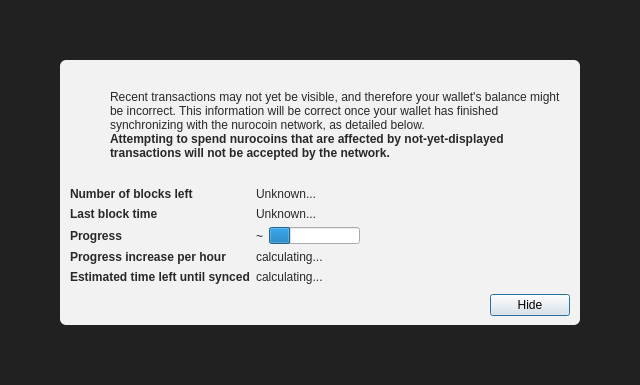
<?xml version="1.0" encoding="UTF-8"?>
<ui version="4.0">
 <class>ModalOverlay</class>
 <widget class="ModalOverlay" name="ModalOverlay">
  <property name="geometry">
   <rect>
    <x>0</x>
    <y>0</y>
    <width>640</width>
    <height>385</height>
   </rect>
  </property>
  <property name="windowTitle">
   <string>Form</string>
  </property>
  <layout class="QVBoxLayout" name="verticalLayout" stretch="0">
   <property name="sizeConstraint">
    <enum>QLayout::SetDefaultConstraint</enum>
   </property>
   <property name="leftMargin">
    <number>0</number>
   </property>
   <property name="topMargin">
    <number>0</number>
   </property>
   <property name="rightMargin">
    <number>0</number>
   </property>
   <property name="bottomMargin">
    <number>0</number>
   </property>
   <item>
    <widget class="QWidget" name="bgWidget" native="true">
     <property name="styleSheet">
      <string notr="true">#bgWidget { background: rgba(0,0,0,220); }</string>
     </property>
     <layout class="QVBoxLayout" name="verticalLayoutMain" stretch="1">
      <property name="leftMargin">
       <number>60</number>
      </property>
      <property name="topMargin">
       <number>60</number>
      </property>
      <property name="rightMargin">
       <number>60</number>
      </property>
      <property name="bottomMargin">
       <number>60</number>
      </property>
      <item>
       <widget class="QWidget" name="contentWidget" native="true">
        <property name="styleSheet">
         <string notr="true">#contentWidget { background: rgba(255,255,255,240); border-radius: 6px; }

QLabel { color: rgb(40,40,40);  }</string>
        </property>
        <layout class="QVBoxLayout" name="verticalLayoutSub" stretch="1,0,0,0">
         <property name="spacing">
          <number>0</number>
         </property>
         <property name="leftMargin">
          <number>10</number>
         </property>
         <property name="topMargin">
          <number>10</number>
         </property>
         <property name="rightMargin">
          <number>10</number>
         </property>
         <property name="bottomMargin">
          <number>10</number>
         </property>
         <item>
          <layout class="QHBoxLayout" name="horizontalLayoutIconText" stretch="0,1">
           <property name="topMargin">
            <number>20</number>
           </property>
           <item>
            <layout class="QVBoxLayout" name="verticalLayoutIcon">
             <property name="leftMargin">
              <number>0</number>
             </property>
             <item>
              <widget class="QPushButton" name="warningIcon">
               <property name="enabled">
                <bool>false</bool>
               </property>
               <property name="text">
                <string/>
               </property>
               <property name="icon">
                <iconset>
                 <normaloff>:/icons/warning</normaloff>
                 <disabledoff>:/icons/warning</disabledoff>:/icons/warning</iconset>
               </property>
               <property name="iconSize">
                <size>
                 <width>48</width>
                 <height>48</height>
                </size>
               </property>
               <property name="flat">
                <bool>true</bool>
               </property>
              </widget>
             </item>
             <item>
              <spacer name="verticalSpacerWarningIcon">
               <property name="orientation">
                <enum>Qt::Vertical</enum>
               </property>
               <property name="sizeHint" stdset="0">
                <size>
                 <width>20</width>
                 <height>40</height>
                </size>
               </property>
              </spacer>
             </item>
            </layout>
           </item>
           <item>
            <layout class="QVBoxLayout" name="verticalLayoutInfoText">
             <property name="leftMargin">
              <number>0</number>
             </property>
             <property name="topMargin">
              <number>0</number>
             </property>
             <item>
              <widget class="QLabel" name="infoText">
               <property name="text">
                <string>Recent transactions may not yet be visible, and therefore your wallet's balance might be incorrect. This information will be correct once your wallet has finished synchronizing with the nurocoin network, as detailed below.</string>
               </property>
               <property name="textFormat">
                <enum>Qt::RichText</enum>
               </property>
               <property name="wordWrap">
                <bool>true</bool>
               </property>
              </widget>
             </item>
             <item>
              <widget class="QLabel" name="infoTextStrong">
               <property name="font">
                <font>
                 <weight>75</weight>
                 <bold>true</bold>
                </font>
               </property>
               <property name="text">
                <string>Attempting to spend nurocoins that are affected by not-yet-displayed transactions will not be accepted by the network.</string>
               </property>
               <property name="textFormat">
                <enum>Qt::RichText</enum>
               </property>
               <property name="wordWrap">
                <bool>true</bool>
               </property>
              </widget>
             </item>
             <item>
              <spacer name="verticalSpacerInTextSpace">
               <property name="orientation">
                <enum>Qt::Vertical</enum>
               </property>
               <property name="sizeHint" stdset="0">
                <size>
                 <width>20</width>
                 <height>40</height>
                </size>
               </property>
              </spacer>
             </item>
            </layout>
           </item>
          </layout>
         </item>
         <item>
          <spacer name="verticalSpacerAfterText">
           <property name="orientation">
            <enum>Qt::Vertical</enum>
           </property>
           <property name="sizeHint" stdset="0">
            <size>
             <width>20</width>
             <height>40</height>
            </size>
           </property>
          </spacer>
         </item>
         <item>
          <layout class="QFormLayout" name="formLayout">
           <property name="fieldGrowthPolicy">
            <enum>QFormLayout::FieldsStayAtSizeHint</enum>
           </property>
           <property name="horizontalSpacing">
            <number>6</number>
           </property>
           <property name="verticalSpacing">
            <number>6</number>
           </property>
           <property name="topMargin">
            <number>10</number>
           </property>
           <item row="0" column="0">
            <widget class="QLabel" name="labelNumberOfBlocksLeft">
             <property name="font">
              <font>
               <weight>75</weight>
               <bold>true</bold>
              </font>
             </property>
             <property name="text">
              <string>Number of blocks left</string>
             </property>
            </widget>
           </item>
           <item row="0" column="1">
            <widget class="QLabel" name="numberOfBlocksLeft">
             <property name="text">
              <string>Unknown...</string>
             </property>
            </widget>
           </item>
           <item row="1" column="0">
            <widget class="QLabel" name="labelLastBlockTime">
             <property name="font">
              <font>
               <weight>75</weight>
               <bold>true</bold>
              </font>
             </property>
             <property name="text">
              <string>Last block time</string>
             </property>
            </widget>
           </item>
           <item row="1" column="1">
            <widget class="QLabel" name="newestBlockDate">
             <property name="sizePolicy">
              <sizepolicy hsizetype="Maximum" vsizetype="Preferred">
               <horstretch>0</horstretch>
               <verstretch>0</verstretch>
              </sizepolicy>
             </property>
             <property name="text">
              <string>Unknown...</string>
             </property>
            </widget>
           </item>
           <item row="2" column="0">
            <widget class="QLabel" name="labelSyncDone">
             <property name="font">
              <font>
               <weight>75</weight>
               <bold>true</bold>
              </font>
             </property>
             <property name="text">
              <string>Progress</string>
             </property>
            </widget>
           </item>
           <item row="2" column="1">
            <layout class="QHBoxLayout" name="horizontalLayoutSync" stretch="0,1">
             <item>
              <widget class="QLabel" name="percentageProgress">
               <property name="text">
                <string notr="true">~</string>
               </property>
              </widget>
             </item>
             <item>
              <widget class="QProgressBar" name="progressBar">
               <property name="value">
                <number>24</number>
               </property>
               <property name="format">
                <string/>
               </property>
              </widget>
             </item>
            </layout>
           </item>
           <item row="4" column="0">
            <widget class="QLabel" name="labelProgressIncrease">
             <property name="font">
              <font>
               <weight>75</weight>
               <bold>true</bold>
              </font>
             </property>
             <property name="text">
              <string>Progress increase per hour</string>
             </property>
            </widget>
           </item>
           <item row="4" column="1">
            <widget class="QLabel" name="progressIncreasePerH">
             <property name="text">
              <string>calculating...</string>
             </property>
            </widget>
           </item>
           <item row="5" column="0">
            <widget class="QLabel" name="labelEstimatedTimeLeft">
             <property name="font">
              <font>
               <weight>75</weight>
               <bold>true</bold>
              </font>
             </property>
             <property name="text">
              <string>Estimated time left until synced</string>
             </property>
            </widget>
           </item>
           <item row="5" column="1">
            <widget class="QLabel" name="expectedTimeLeft">
             <property name="text">
              <string>calculating...</string>
             </property>
            </widget>
           </item>
          </layout>
         </item>
         <item>
          <layout class="QHBoxLayout" name="horizontalLayoutButtons">
           <property name="leftMargin">
            <number>10</number>
           </property>
           <property name="topMargin">
            <number>10</number>
           </property>
           <item>
            <spacer name="horizontalSpacer">
             <property name="orientation">
              <enum>Qt::Horizontal</enum>
             </property>
             <property name="sizeHint" stdset="0">
              <size>
               <width>40</width>
               <height>20</height>
              </size>
             </property>
            </spacer>
           </item>
           <item>
            <widget class="QPushButton" name="closeButton">
             <property name="text">
              <string>Hide</string>
             </property>
             <property name="focusPolicy">
              <enum>Qt::StrongFocus</enum>
             </property>
             <property name="default">
              <bool>true</bool>
             </property>
            </widget>
           </item>
          </layout>
         </item>
        </layout>
       </widget>
      </item>
     </layout>
    </widget>
   </item>
  </layout>
 </widget>
 <customwidgets>
  <customwidget>
   <class>ModalOverlay</class>
   <extends>QWidget</extends>
   <header>qt/modaloverlay.h</header>
   <container>1</container>
  </customwidget>
 </customwidgets>
 <resources/>
 <connections/>
</ui>
